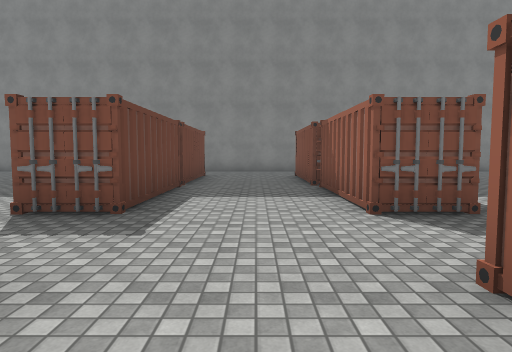
view 1 (above)

24 first-person views from a walk through a Unity game level. The camera is 1.4 m above the floor, tilts 4° down and sees 75° across. The floor is counted in squares, 2 m on a side. Each view is taken from the middle of a square. On the plan, view 1 faces up. The plan holds only what a view shows up to about 10 squares ahead; the rest is blank. The place goes on beyond the plan. The player character is not drawn. Some animated figures are left out. Some surface patterns are stand-ins.

view 2
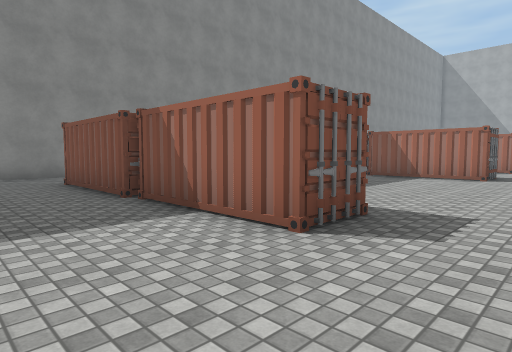

view 3
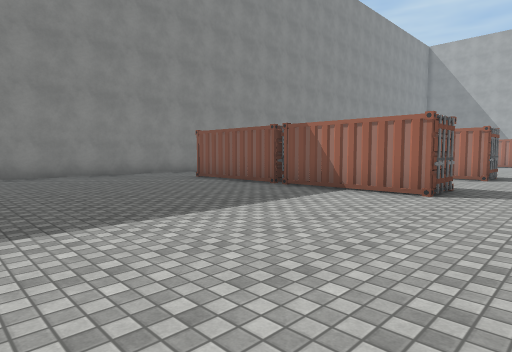

view 4
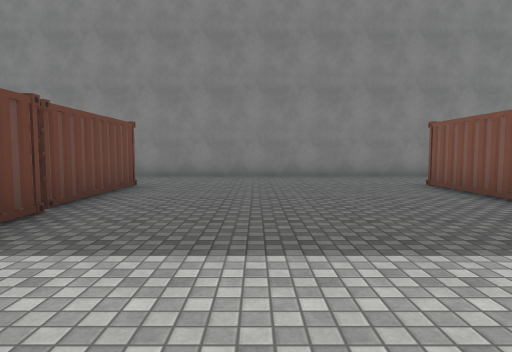

view 5
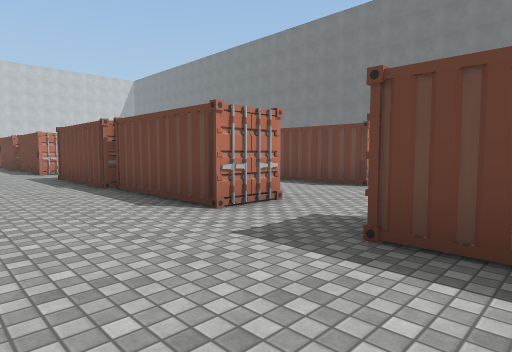

view 6
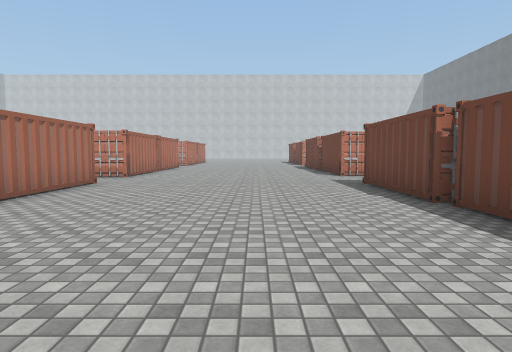

view 7
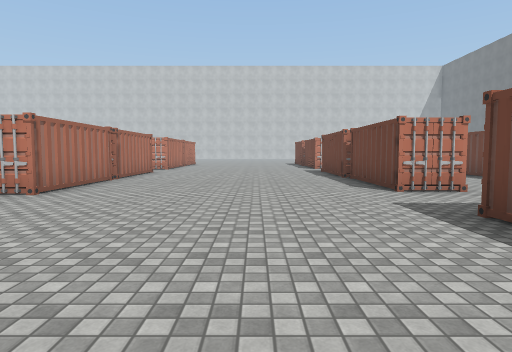

view 8
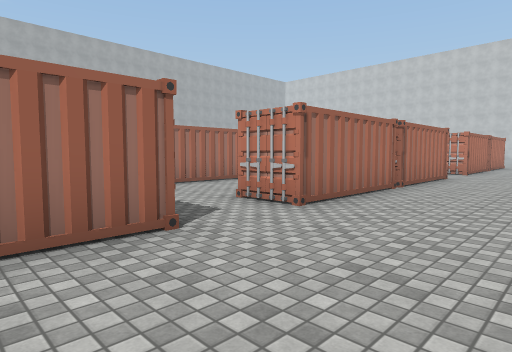

view 9
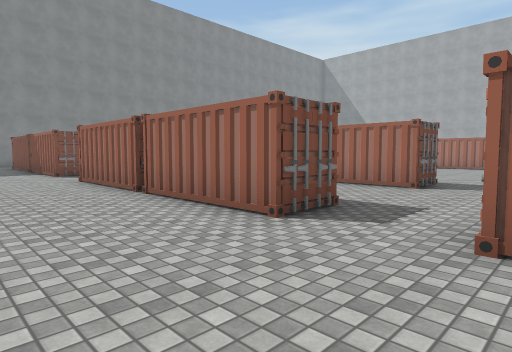

view 10
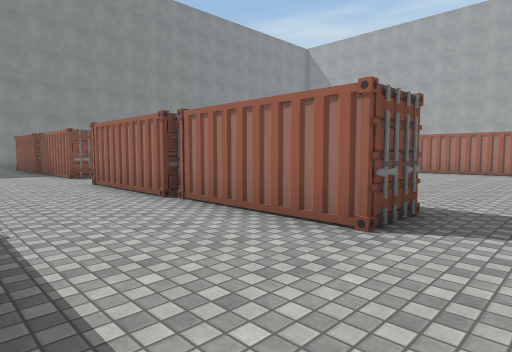

view 11
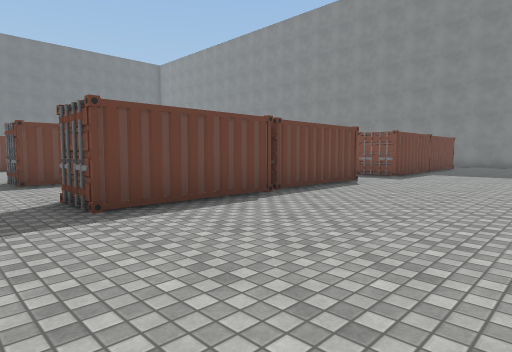

view 12
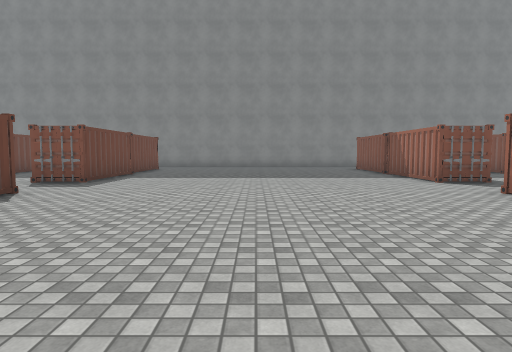

view 13
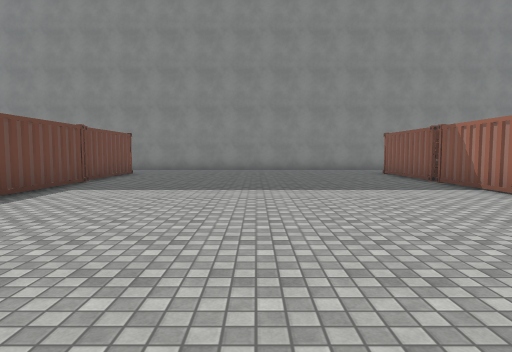

view 14
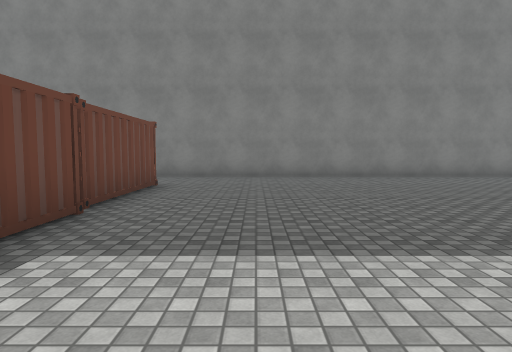

view 15
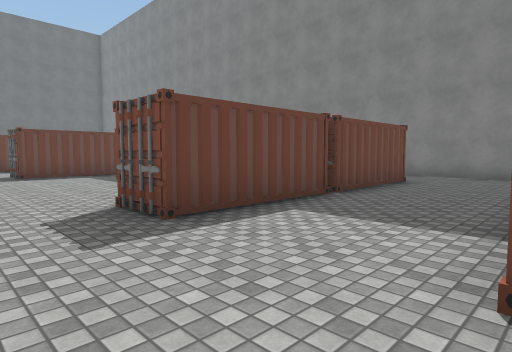

view 16
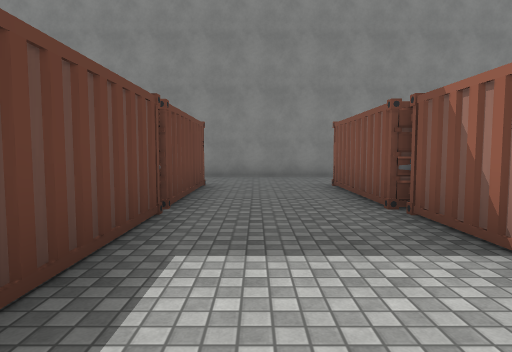

view 17
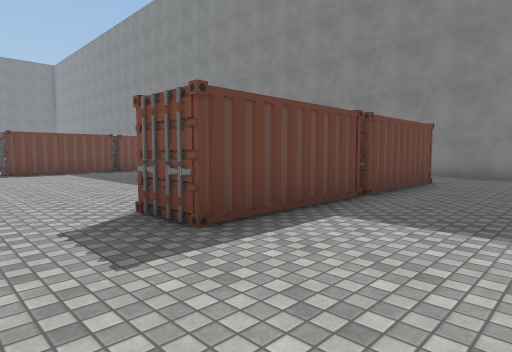

view 18
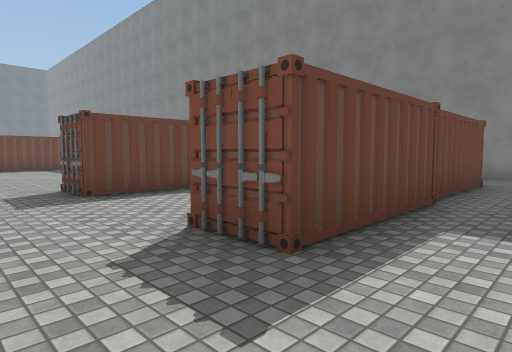

view 19
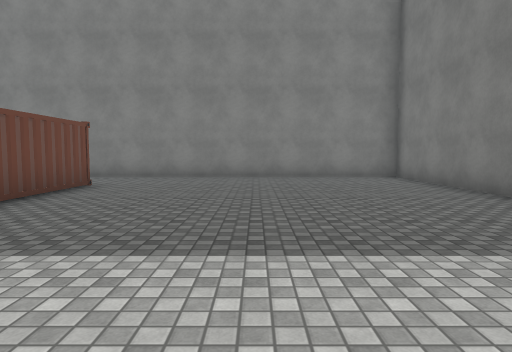

view 20
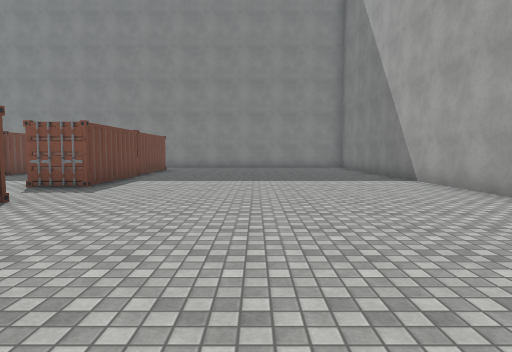

view 21
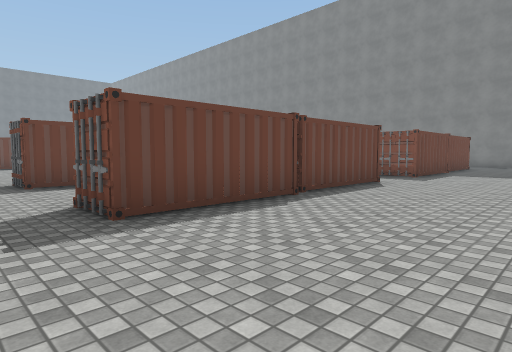

view 22
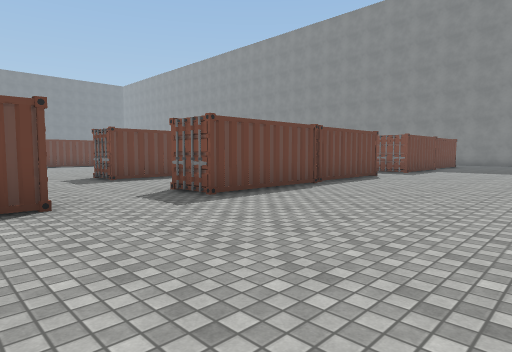

view 23
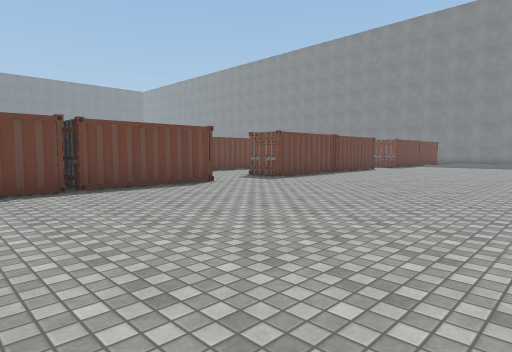

view 24
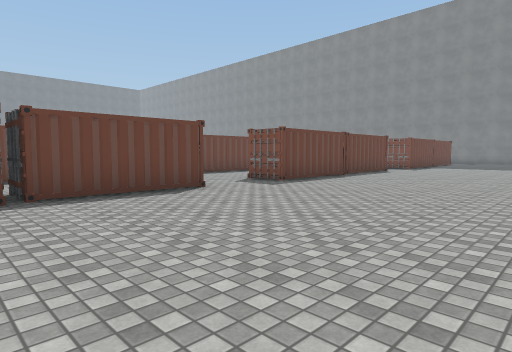

### Floor plan
Key: @ floor where view 1 was taken; # wall or solid block; . floor; C container.
Columns run from 4 left of view 1 to 35 right of it. Each row starts with its distance up from view 1.
 13     ####################################
 12     .......................... ........#
 11     .......................... ........#
 10   C...C......C#..C.........C.. C.......#
  9   #...#......##..#.........#.. #.......#
  8   #...#......##..#.........#.. #.......#
  7   #...C......#...#.........#.. C.......#
  6   #...#......##..##........#...#.......#
  5 ..#...#......##..##........#...#.......#
  4  .C...#......C#..C#........C...#.......#
  3  ......................................#
  2   .....................................#
  1   #...#......# ..#.........    #.......
  0   #.@ #......# ..#........     #.......
 -1   C   C......C ..C........ C   C......
 -2       C......C ..C#......  C   C......
 -3       #......# ..##....... #.  #......
 -4       #......##..##........#...#......
 -5       ................................
 -6      ..................   ............
 -7      .#......C...#C           .#......
 -8      .#......# ..#             #.......
 -9       #......#   #             #.......
-10       C......C             C...C.......
-11        ......#                 #.......
-12            ..#                    .....

Positions as (right, up) in squares from view 1, and headings:
1: (0, 0), facing up
2: (-1, 2), facing up-right
3: (3, 2), facing up-right
4: (5, 3), facing up
5: (5, 5), facing down-left
6: (5, 3), facing down
7: (5, -1), facing down
8: (6, -3), facing down-right
9: (6, -7), facing up-right
10: (10, -6), facing up-right
11: (18, -6), facing up-left
12: (18, -4), facing up
13: (18, -1), facing up
14: (16, 3), facing up
15: (13, 2), facing up-left
16: (11, 3), facing up
17: (26, 2), facing up-left
18: (29, 2), facing up-left
19: (31, 3), facing up
20: (31, -3), facing up
21: (31, -6), facing up-left
22: (32, -8), facing up-left
23: (34, -12), facing up-left
24: (33, -11), facing up-left
